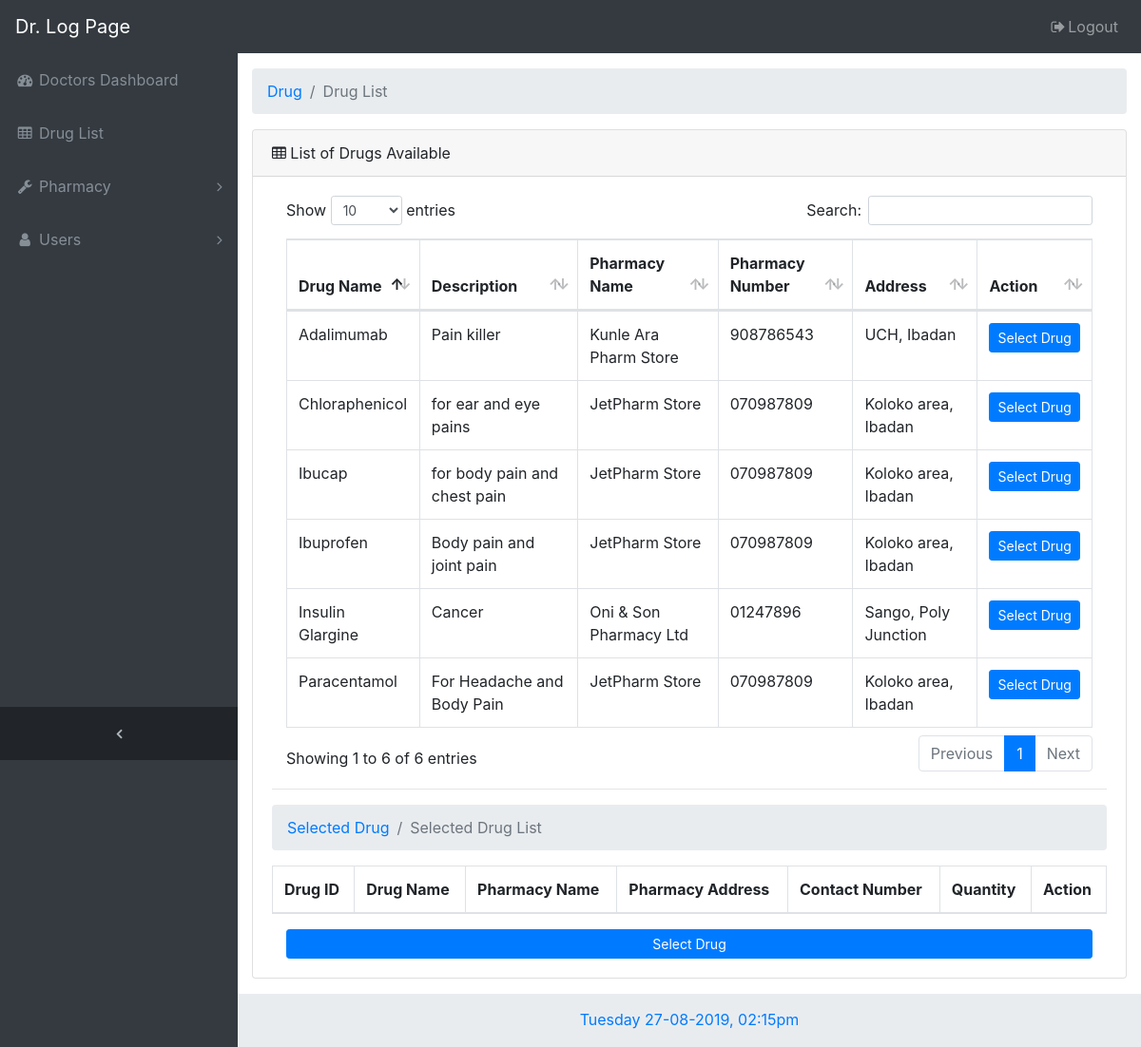
/doctor/druglist.php (signed in), run on the app's committed database.
### tables this page shows
CREATE TABLE `tbldrug` (
  `drugID` int(11) NOT NULL,
  `name` varchar(50) NOT NULL,
  `description` text NOT NULL,
  `price` int(11) NOT NULL,
  `pharmacystore` varchar(50) NOT NULL,
  `address` varchar(200) NOT NULL,
  `phone` varchar(11) NOT NULL
);

### doctor/druglist.php (the view, shortened to what this page needs)
<?php include("../includes/dbconnection.php");?>
<!DOCTYPE html>
<html lang="en">
<head>
  <link href="../vendor/bootstrap/css/bootstrap.min.css" rel="stylesheet">
  <link href="../vendor/font-awesome/css/font-awesome.min.css" rel="stylesheet" type="text/css">
  <link href="../vendor/datatables/dataTables.bootstrap4.css" rel="stylesheet">
  <link href="../css/sb-admin.css" rel="stylesheet">
</head>
<body class="fixed-nav sticky-footer bg-dark" id="page-top">
  <nav class="navbar navbar-expand-lg navbar-dark bg-dark fixed-top" id="mainNav">
    <a class="navbar-brand" href="doctorpage.php">Dr. Log Page</a>
    <div class="collapse navbar-collapse" id="navbarResponsive">
      <ul class="navbar-nav navbar-sidenav" id="exampleAccordion">
        <li class="nav-item" data-toggle="tooltip" data-placement="right" title="Doctor's Dashboard">
          <a class="nav-link" href="doctorpage.php">
            <i class="fa fa-fw fa-dashboard"></i>
            <span class="nav-link-text">Doctors Dashboard</span>
          </a>
        </li>
        <li class="nav-item" data-toggle="tooltip" data-placement="right" title="Drug List">
          <a class="nav-link" href="druglist.php">
            <i class="fa fa-fw fa-table"></i>
            <span class="nav-link-text">Drug List</span>
          </a>
        </li>
        <li class="nav-item" data-toggle="tooltip" data-placement="right" title="Pharmacy">
          <a class="nav-link nav-link-collapse collapsed" data-toggle="collapse" href="#collapseComponents" data-parent="#exampleAccordion">
            <i class="fa fa-fw fa-wrench"></i>
            <span class="nav-link-text">Pharmacy</span>
          </a>
        </li>
        <li class="nav-item" data-toggle="tooltip" data-placement="right" title="Users">
          <a class="nav-link nav-link-collapse collapsed" data-toggle="collapse" href="#collapseComponent" data-parent="#exampleAccordion">
            <i class="fa fa-fw fa-user"></i>
            <span class="nav-link-text">Users</span>
          </a>
        </li>
      </ul>
      <ul class="navbar-nav sidenav-toggler">
        <li class="nav-item">
          <a class="nav-link text-center" id="sidenavToggler">
            <i class="fa fa-fw fa-angle-left"></i>
          </a>
        </li>
      </ul>
      <ul class="navbar-nav ml-auto">
        <li class="nav-item">
          <a class="nav-link" data-toggle="modal" data-target="#exampleModal">
            <i class="fa fa-fw fa-sign-out"></i>Logout</a>
        </li>
      </ul>
    </div>
  </nav>
  <div class="content-wrapper">
    <div class="container-fluid">
      <ol class="breadcrumb">
        <li class="breadcrumb-item">
          <a href="#">Drug</a>
        </li>
        <li class="breadcrumb-item active">Drug List</li>
      </ol>
<div class="card mb-3">
        <div class="card-header">
          <i class="fa fa-table"></i> List of Drugs Available</div>
        <div class="card-body">
          <div class="table-responsive">
            <table class="table table-bordered" id="dataTable" width="100%" cellspacing="0">
              <thead>
                <tr>
                  <th>Drug Name</th>
                  <th>Description</th>
                  <th>Pharmacy Name</th>
                  <th>Pharmacy Number</th>
                  <th>Address</th>
                  <th>Action</th>
                </tr>
              </thead>
              <tbody>
              <?php
                $queryDrugList = "SELECT * FROM tbldrug ORDER BY DrugID ASC;";
                $Result = mysqli_query($dbConnect, $queryDrugList);
                if(!$Result){
                  echo "error while listing the list!";
                }else{
                  while ($row = mysqli_fetch_assoc($Result)) {
                    ?>
                <tr>
                  <td><?php echo $row['name'];?></td>
                  <td><?php echo $row['description'];?></td>
                  <td><?php echo $row['pharmacystore'];?></td>
                  <td><?php echo $row['phone'];?></td>
                  <td><?php echo $row['address'];?></td>
                  <td>
                  <button type="button" class="btn btn-sm btn-primary" id="<?php echo $row['drugID'] ?>" title="Select Drug" data-toggle="modal" data-target="#drugModal" data-id="<?php echo $row['drugID'] ?>">Select Drug
                            </button>
                </tr>
                  <?php  } } ?>
              </tbody>
            </table>
            <hr>
      <ol class="breadcrumb">
        <li class="breadcrumb-item">
          <a href="#">Selected Drug</a>
        </li>
        <li class="breadcrumb-item active">Selected Drug List</li>
      </ol>
      <div class="table-responsive">
      <table class="table table-bordered" id="dataTable" width="100%" cellspacing="0">
              <thead>
                <tr>
                  <th>Drug ID</th>
                  <th>Drug Name</th>
                  <th>Pharmacy Name</th>
                  <th>Pharmacy Address</th>
                  <th>Contact Number</th>
                  <th>Quantity</th>
                  <th>Action</th>
                </tr>
              </thead>
              </table>
            <div class= "col-md-12">
              <a name="btnPrint" class="btn btn-sm btn-primary btn-block" href="printdrug.php">Select Drug</a>
          </div>
              </div>
          </div>
        </div>
      </div>
    </div>
    </div>
    <footer class="sticky-footer">
      <div class="container">
        <div class="text-center">
          <p class="text-primary"><?php echo date("l d-m-Y, h:ia");?></p>
        </div>
      </div>
    </footer>
</body>
</html>

### css/sb-admin.css (style rules this page uses)
html { position: relative; min-height: 100%; }
body { overflow-x: hidden; }
body.sticky-footer { margin-bottom: 56px; }
body.sticky-footer .content-wrapper { min-height: calc(100vh - 56px - 56px); }
body.fixed-nav { padding-top: 56px; }
.content-wrapper { min-height: calc(100vh - 56px); padding-top: 1rem; }
#mainNav .navbar-collapse { overflow: auto; max-height: 75vh; }
#mainNav .navbar-collapse .navbar-nav .nav-item .nav-link { cursor: pointer; }
#mainNav .navbar-collapse .navbar-sidenav .nav-link-collapse:after { float: right; content: '\f107'; font-family: 'FontAwesome'; }
#mainNav .navbar-collapse .navbar-sidenav .nav-link-collapse.collapsed:after { content: '\f105'; }
#mainNav .navbar-collapse .sidenav-toggler { display: none; }
@media (min-width: 992px) { #mainNav .navbar-brand { width: 250px; } }
@media (min-width: 992px) { #mainNav .navbar-collapse { overflow: visible; max-height: none; } }
@media (min-width: 992px) { #mainNav .navbar-collapse .navbar-sidenav { position: absolute; top: 0; left: 0; -webkit-flex-direction: column; -ms-flex-direction: column; flex-direction: column; margin-top: 56px; } }
@media (min-width: 992px) { #mainNav .navbar-collapse .navbar-sidenav>.nav-item { width: 250px; padding: 0; } }
@media (min-width: 992px) { #mainNav .navbar-collapse .navbar-sidenav>.nav-item>.nav-link { padding: 1em; } }
#mainNav.fixed-top .sidenav-toggler { display: none; }
@media (min-width: 992px) { #mainNav.fixed-top .navbar-sidenav { height: calc(100vh - 112px); } }
@media (min-width: 992px) { #mainNav.fixed-top .sidenav-toggler { position: absolute; top: 0; left: 0; display: flex; -webkit-flex-direction: column; -ms-flex-direction: column; flex-direction: column; margin-top: calc(100vh - 56px); } }
@media (min-width: 992px) { #mainNav.fixed-top .sidenav-toggler>.nav-item { width: 250px; padding: 0; } }
@media (min-width: 992px) { #mainNav.fixed-top .sidenav-toggler>.nav-item>.nav-link { padding: 1em; } }
#mainNav.fixed-top.navbar-dark .sidenav-toggler { background-color: #212529; }
#mainNav.fixed-top.navbar-dark .sidenav-toggler a i { color: #adb5bd; }
.content-wrapper { overflow-x: hidden; background: white; }
@media (min-width: 992px) { .content-wrapper { margin-left: 250px; } }
#sidenavToggler i { font-weight: 800; }
#mainNav.navbar-dark .navbar-collapse .navbar-sidenav .nav-link-collapse:after { color: #868e96; }
#mainNav.navbar-dark .navbar-collapse .navbar-sidenav>.nav-item>.nav-link { color: #868e96; }
@media (min-width: 992px) { #mainNav.navbar-dark .navbar-collapse .navbar-sidenav { background: #343a40; } }
footer.sticky-footer { position: absolute; right: 0; bottom: 0; width: 100%; height: 56px; background-color: #e9ecef; line-height: 55px; }
@media (min-width: 992px) { footer.sticky-footer { width: calc(100% - 250px); } }

### data on the page
tbldrug: name "Adalimumab", description "Pain killer", pharmacystore "Kunle Ara Pharm Store", phone "908786543", address "UCH, Ibadan"
tbldrug: name "Insulin Glargine", description "Cancer", pharmacystore "Oni & Son Pharmacy Ltd", phone "01247896", address "Sango, Poly Junction"
tbldrug: name "Paracentamol", description "For Headache and Body Pain", pharmacystore "JetPharm Store", phone "070987809", address "Koloko area, Ibadan"
tbldrug: name "Ibucap", description "for body pain and chest pain", pharmacystore "JetPharm Store", phone "070987809", address "Koloko area, Ibadan"
tbldrug: name "Chloraphenicol", description "for ear and eye pains", pharmacystore "JetPharm Store", phone "070987809", address "Koloko area, Ibadan"
tbldrug: name "Ibuprofen", description "Body pain and joint pain", pharmacystore "JetPharm Store", phone "070987809", address "Koloko area, Ibadan"
